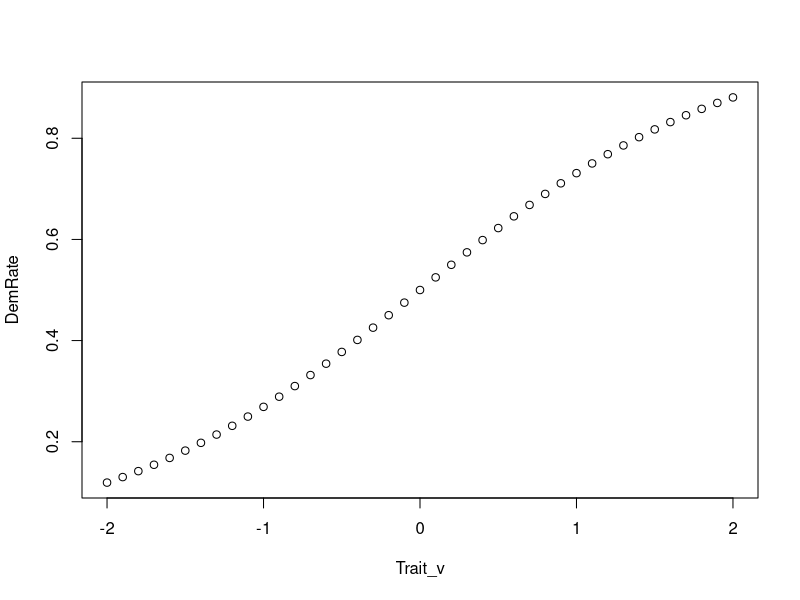

Here is the R script that generated this plot: (Note: this script raises an error after producing the figure.)

## first exploring the behaviour of sigmoid function as specified currently, i.e. to give as output rnage of values between -2 and 2 (i.e. if limate affects traits)
fun_sigm <- function(beta, Trait_value, interc){
  Dem_rate <- (1/(1+exp(-5*(interc + beta*Trait_value))) - 0.5)*4  ## check if sd_temp is needed?
  return(Dem_rate)
}

fun_sigm_cl <- function(beta, Trait_value, interc){
  Dem_rate <- (1/(1+exp(-(interc + beta*Trait_value))))   ## check if sd_temp is needed?
  return(Dem_rate)
}

fun_sigm_cl(beta = 1, Trait_value = 0, interc = 0)
## adjusting the explored par-rs to highlight the range tested in the model and the one
## identified in the empirical sTrait
Trait_v <- seq(-2, 2, by = 0.1)

interc <- seq(-5, 5, by = 1)

beta <- c(seq(1, 1, by = 1))

DemRate <- unlist(lapply(Trait_v, FUN = function(x){fun_sigm_cl(beta = 1, interc = 0, Trait_value = x)}))
plot(Trait_v, DemRate)


## and now trying to apply the function across diff. intercept and beta values
dat <- data.frame(interc = numeric(0), demRate = numeric(0), beta = numeric(0),
                  Trait_v = numeric(0))
for(i in interc){
  for(j in beta){
    newDat <- data.frame(interc = rep(i, length(Trait_v)), beta = rep(j, length(Trait_v)),
                         Trait_v = Trait_v)
    newDat$demRate <- unlist(lapply(Trait_v, FUN = function(x){fun_sigm_cl(beta = j, interc = i, Trait_value = x)}))
    dat <- rbind(dat, newDat)
  }
}


subs <- subset(dat, interc == 1)
## to colour the panels reflecting the par-r values inferred from the empiricla data
## add a df
dat_col <- data.frame(interc = rep(c(-1, 0, 1, 2), 2),
                      beta = rep(c(-0.1, 0.1),
                                 each = length(c(-1, 0, 1, 2))),
                      col = 'blue', demRate = 0, Trait_v = 0)

pdf('./output/output_nonL/SupplFig_ParSpace_Sigmoid_betaRows_IntercColumns_classicFormula.pdf', height = 8, width = 6)
ggplot(dat, aes(x = Trait_v, y = demRate)) +
  geom_line() +
  # geom_rect(data = dat_col, aes(fill = col),
  #           xmin = -Inf, xmax = Inf,
  #           ymin = -Inf, ymax = Inf,
  #           fill = 'grey', alpha = 0.4) +
  facet_wrap(interc) +
  theme_bw() + ylab('Demographic rate') +
  xlab('Trait') +
  theme(panel.grid.minor = element_blank(),
        strip.background = element_rect(fill = 'white'))

dev.off()

## so, the function does behave well, but under low betas it resembles linear.. and that is
## what we get with the data
ggplot(subs, aes(x = Trait_v, y = demRate)) +
  geom_line()




## For probs of surivval we in fact do not need these scaling (i.e. multiple by 5, -0.5) because we end up with probabilities, and they rnage between 0 and 1
fun_sigm <- function(beta, Trait_value, interc){
  Dem_rate <- (1/(1+exp(-(interc + beta*Trait_value))))
  return(Dem_rate)
}

fun_sigm(beta = 1, Trait_value = 0, interc = 0)
## adjusting the explored par-rs to highlight the range tested in the model and the one
## identified in the empirical sTrait
Trait_v <- seq(-2, 2, by = 0.1)

interc <- seq(0, 5, by = 1)

beta <- c(seq(-5, -1, by = 1), -0.1, 0, 0.1, seq(1, 5, by = 1))

DemRate <- unlist(lapply(Trait_v, FUN = function(x){fun_sigm(beta = 1, interc = 0, Trait_value = x)}))
plot(Trait_v, DemRate)


## and now trying to apply the function across diff. intercept and beta values
dat <- data.frame(interc = numeric(0), demRate = numeric(0), beta = numeric(0),
                  Trait_v = numeric(0))
for(i in interc){
  for(j in beta){
    newDat <- data.frame(interc = rep(i, length(Trait_v)), beta = rep(j, length(Trait_v)),
                         Trait_v = Trait_v)
    newDat$demRate <- unlist(lapply(Trait_v, FUN = function(x){fun_sigm(beta = j, interc = i, Trait_value = x)}))
    dat <- rbind(dat, newDat)
  }
}

## to colour the panels reflecting the par-r values inferred from the empiricla data
## add a df
dat_col <- data.frame(interc = rep(c(-1, 0, 1, 2), 2),
                      beta = rep(c(-0.1, 0.1),
                                 each = length(c(-1, 0, 1, 2))),
                      col = 'blue', demRate = 0, Trait_v = 0)

pdf('./output/output_nonL/SupplFig_ParSpace_Sigmoid_betaRows_IntercColumns_correctedFormula.pdf', height = 8, width = 6)
ggplot(dat, aes(x = Trait_v, y = demRate)) +
  geom_line() +
  geom_rect(data = dat_col, aes(fill = col),
            xmin = -Inf, xmax = Inf,
            ymin = -Inf, ymax = Inf,
            fill = 'grey', alpha = 0.4) +
  facet_grid(beta ~ interc) +
  theme_bw() + ylab('Demographic rate') +
  xlab('Trait') +
  theme(panel.grid.minor = element_blank(),
        strip.background = element_rect(fill = 'white'))

dev.off()


# now that I am at it, let me also test Poisson...
fun_pois <- function(beta, Trait_value, interc){
  Dem_rate <- exp(interc + beta*Trait_value)
  return(Dem_rate)
}

fun_pois(beta = 1, Trait_value = 0, interc = 0)
## adjusting the explored par-rs to highlight the range tested in the model and the one
## identified in the empirical sTrait
Trait_v <- seq(-2, 2, by = 0.1)

interc <- seq(-5, 5, by = 1)

beta <- c(seq(1, 1, by = 1))

DemRate <- unlist(lapply(Trait_v, FUN = function(x){fun_pois(beta = 1, interc = 0, Trait_value = x)}))
plot(Trait_v, DemRate)


## and now trying to apply the function across diff. intercept and beta values
dat <- data.frame(interc = numeric(0), demRate = numeric(0), beta = numeric(0),
                  Trait_v = numeric(0))

interc <- seq(1, 5, by = 1)

beta <- c(seq(-2, 2, by = 1))

for(i in interc){
  for(j in beta){
    newDat <- data.frame(interc = rep(i, length(Trait_v)), beta = rep(j, length(Trait_v)),
                         Trait_v = Trait_v)
    newDat$demRate <- unlist(lapply(Trait_v, FUN = function(x){fun_pois(beta = j, interc = i, Trait_value = x)}))
    dat <- rbind(dat, newDat)
  }
}

## to colour the panels reflecting the par-r values inferred from the empiricla data
# ## add a df
# dat_col <- data.frame(interc = rep(c(0:5), 2),
#                       beta = rep(c(-1.0, -0.5,  0.0,  0.5,  1.0),
#                                  each = length(c(0:5))),
#                       col = 'blue', demRate = 0, Trait_v = 0)

pdf('./output/output_nonL/Test_ParSpace_Poisson_betaRows_IntercColumns.pdf', height = 8, width = 6)
ggplot(dat, aes(x = Trait_v, y = demRate)) +
  geom_line() +
  # geom_rect(data = dat_col, aes(fill = col),
  #           xmin = -Inf, xmax = Inf,
  #           ymin = -Inf, ymax = Inf,
  #           fill = 'grey', alpha = 0.4) +
  facet_grid(beta ~ interc, scales = 'free') +
  theme_bw() + ylab('Fecundity') +
  xlab('Trait') +
  theme(panel.grid.minor = element_blank(),
        strip.background = element_rect(fill = 'white'))

dev.off()



## so, based on this test, I do not think I need to fit a Poisson - the relations observed from the data do not seem oto follow this relation
